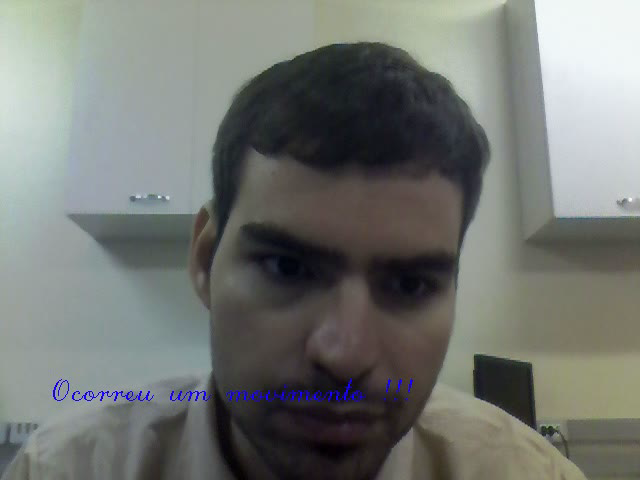
//> input picture frame 10 of PDI/Movimento.avi, 640 x 480 px, given in place of the camera
$ ./Detectar_movimento   (built with g++ and OpenCV 4)
//> lines starting //> are read from the running program, lines starting //| are printed output that depends on the picture

/*
    Programa para detectar movimento

    Autor : Alex Alves
*/
#include <iostream>
#include <stdio.h>
#include <opencv2/opencv.hpp>

using namespace cv;
using namespace std;

int main(int argc, char** argv){

    Mat image;
    int width, height;
    VideoCapture cap;
    vector<Mat> planes;
    Mat histG, histG2;
    int nbins = 64;
    float range[] = {0, 256};
    const float *histrange = { range };
    bool uniform = true;
    bool acummulate = false;
    cap.open(0);

    if(!cap.isOpened()){
        cout << "cameras indisponiveis";
        return -1;
    }

    width  = cap.get(CV_CAP_PROP_FRAME_WIDTH);
    height = cap.get(CV_CAP_PROP_FRAME_HEIGHT);
   // int frames = cap.get(CV_CAP_PROP_FPS);

    VideoWriter saida("Movimento.avi", CV_FOURCC('M','J','P','G'), 20, Size(width,height));
    if(!saida.isOpened()){
        printf(" O video nao grava\n");
        return -1;

    }

    int histw = nbins, histh = nbins/2;
    Mat histImgG(histh, histw, CV_8UC3, Scalar(0,0,0));

    while(1){
        cap >> image;
//> image is the input picture: 480 rows x 640 cols, CV_8UC3; mean B, G, R 114.8, 118.8, 115.6
        split (image, planes);
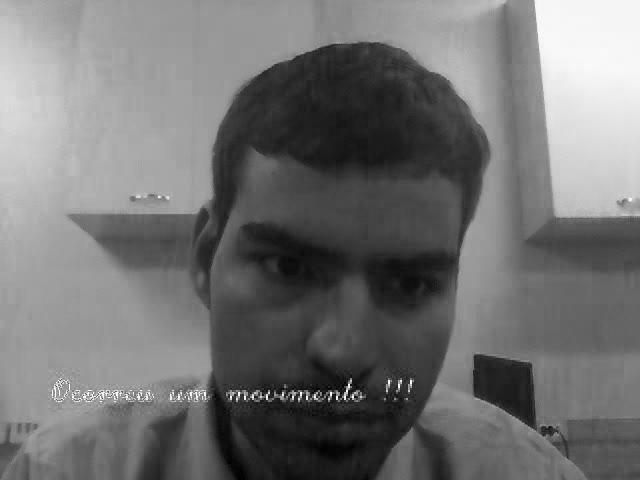
//> planes[0]: 480 rows x 640 cols, CV_8UC1; min 0, max 255, mean 114.8
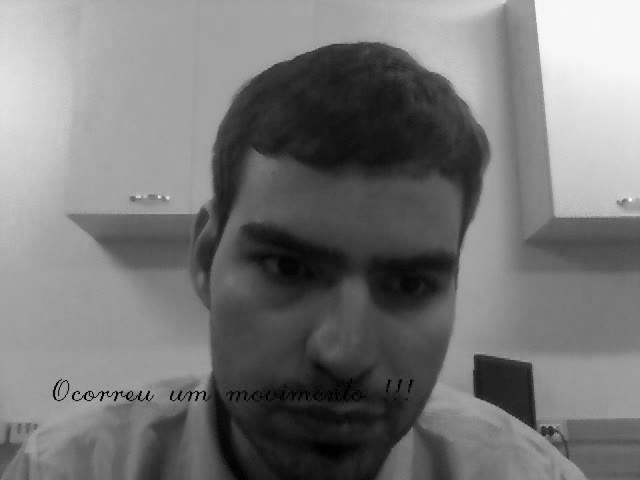
//> planes[1]: 480 rows x 640 cols, CV_8UC1; min 0, max 252, mean 118.8

        calcHist(&planes[1], 1, 0, Mat(), histG, 1,
                 &nbins, &histrange,
                 uniform, acummulate);
//> histG = 64 values, max 24482 at index 40, min 2 at index 63, mean 4800

        normalize(histG, histG, 0, histImgG.rows, NORM_MINMAX, -1, Mat());
//> histG = 64 values, max 32 at index 40, min 0 at index 63, mean 6.27

        if( histG2.data && compareHist(histG,histG2,CV_COMP_CHISQR)>20){
            // Se houve movimento escreve mensagem na imagem
            putText(image,"Ocorreu um movimento !!!",cvPoint(50,height-80),FONT_HERSHEY_SCRIPT_COMPLEX,
                    1,cvScalar(255,0,20),1,8);
        }

        for(int i=0; i<nbins; i++){

          line(histImgG,
               Point(i, histh),
               Point(i, histh-cvRound(histG.at<float>(i))),
               Scalar(0, 255, 0), 1, 8, 0);
        }
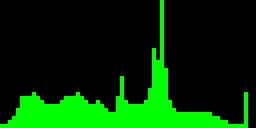
//> histImgG: 32 rows x 64 cols, CV_8UC3 (shown 4 times larger); mean B, G, R 0, 49.9, 0
        histG2 =histG.clone();
//> histG2 has the same summary as histG
        imshow("image", image);
        saida<< image;
        if(waitKey(10)==27){
//> the Esc key is pressed
            break;
        }

    }
    cap.release();
    saida.release();
    destroyAllWindows();
    return 0;
}

$ run again, starting later in the video
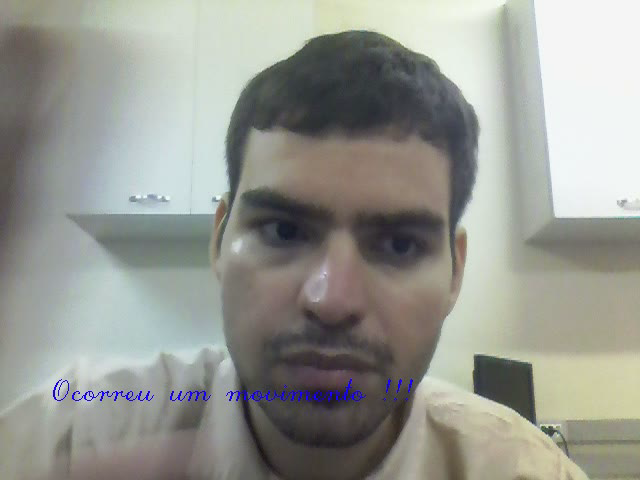
//> input picture frame 45 of PDI/Movimento.avi, 640 x 480 px, given in place of the camera
//> image is the input picture: 480 rows x 640 cols, CV_8UC3; mean B, G, R 145.5, 152.2, 150.6
//> `split (image, planes);`:
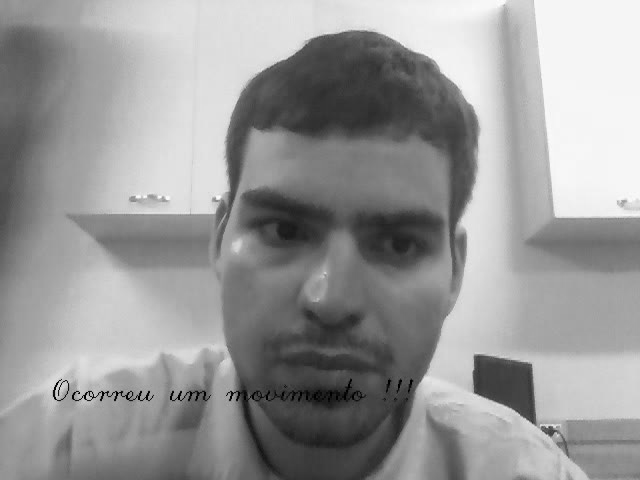
//> planes[1]: 480 rows x 640 cols, CV_8UC1; min 0, max 255, mean 152.2
//> `calcHist(&planes[1], 1, 0, Mat(), histG, 1, &nbins, &histrange, unifor..`: histG = 64 values, max 19063 at index 61, min 11 at index 63, mean 4800
//> `normalize(histG, histG, 0, histImgG.rows, NORM_MINMAX, -1, Mat());`: histG = 64 values, max 32 at index 61, min 0 at index 63, mean 8.04
//> after the loop `for(int i=0; i<nbins; i++)`:
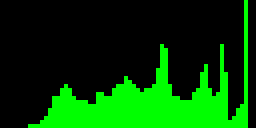
//> histImgG: 32 rows x 64 cols, CV_8UC3 (shown 4 times larger); mean B, G, R 0, 64.2, 0
//> histG2 has the same summary as histG

$ run again, starting later in the video
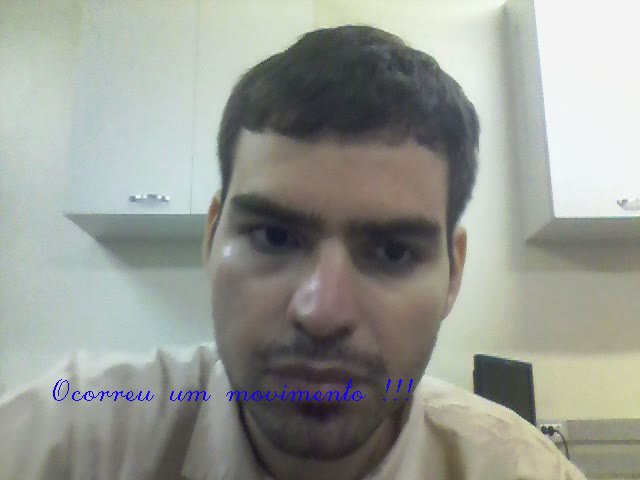
//> input picture frame 80 of PDI/Movimento.avi, 640 x 480 px, given in place of the camera
//> image is the input picture: 480 rows x 640 cols, CV_8UC3; mean B, G, R 147.9, 154.7, 151.8
//> `split (image, planes);`:
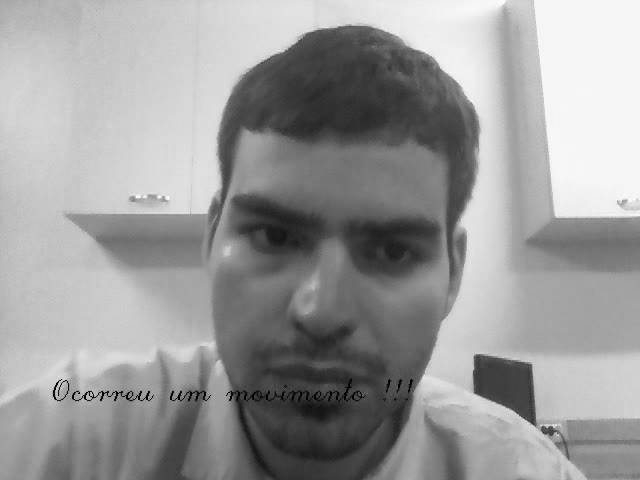
//> planes[1]: 480 rows x 640 cols, CV_8UC1; min 0, max 253, mean 154.7
//> `calcHist(&planes[1], 1, 0, Mat(), histG, 1, &nbins, &histrange, unifor..`: histG = 64 values, max 18592 at index 61, min 2 at index 63, mean 4800
//> `normalize(histG, histG, 0, histImgG.rows, NORM_MINMAX, -1, Mat());`: histG = 64 values, max 32 at index 61, min 0 at index 63, mean 8.26
//> after the loop `for(int i=0; i<nbins; i++)`:
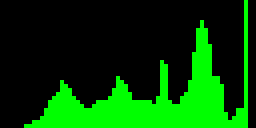
//> histImgG: 32 rows x 64 cols, CV_8UC3 (shown 4 times larger); mean B, G, R 0, 65.6, 0
//> histG2 has the same summary as histG
